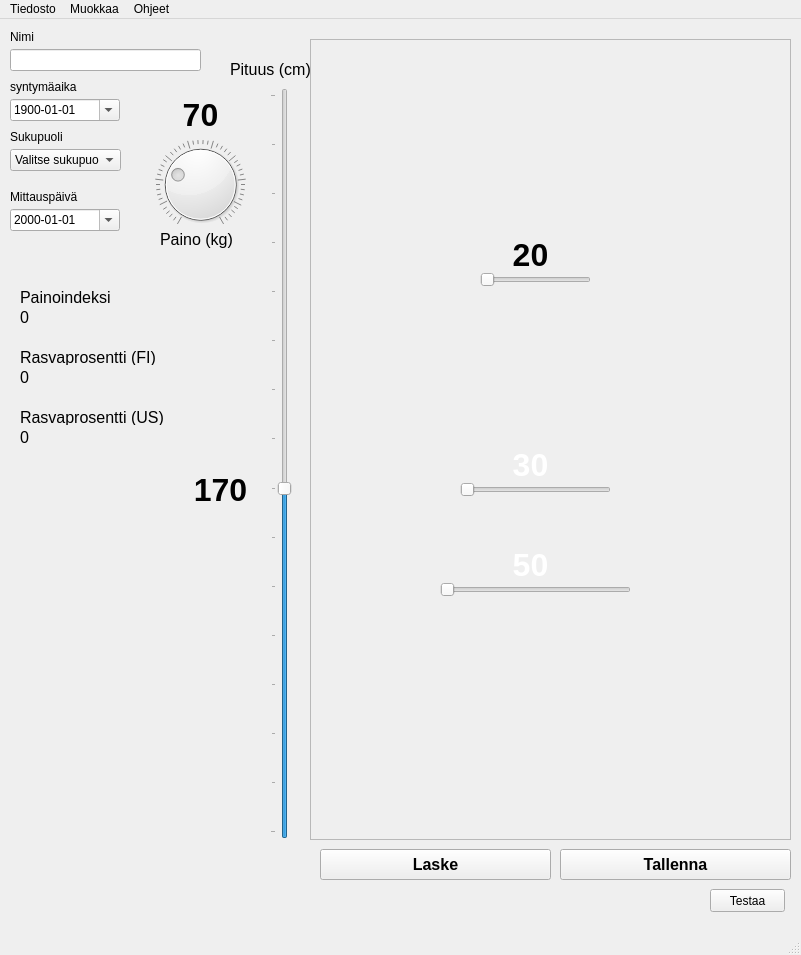
<?xml version="1.0" encoding="UTF-8"?>
<ui version="4.0">
 <class>MainWindow</class>
 <widget class="QMainWindow" name="MainWindow">
  <property name="geometry">
   <rect>
    <x>0</x>
    <y>0</y>
    <width>801</width>
    <height>955</height>
   </rect>
  </property>
  <property name="windowTitle">
   <string>MainWindow</string>
  </property>
  <widget class="QWidget" name="centralwidget">
   <widget class="QLineEdit" name="nameLineEdit">
    <property name="geometry">
     <rect>
      <x>10</x>
      <y>30</y>
      <width>191</width>
      <height>22</height>
     </rect>
    </property>
    <property name="font">
     <font>
      <pointsize>10</pointsize>
     </font>
    </property>
    <property name="toolTip">
     <string>&lt;html&gt;&lt;head/&gt;&lt;body&gt;&lt;p&gt;&lt;span style=&quot; font-weight:700;&quot;&gt;Syötä nimesi&lt;/span&gt;&lt;/p&gt;&lt;/body&gt;&lt;/html&gt;</string>
    </property>
   </widget>
   <widget class="QLabel" name="nameLabel">
    <property name="geometry">
     <rect>
      <x>10</x>
      <y>10</y>
      <width>49</width>
      <height>16</height>
     </rect>
    </property>
    <property name="text">
     <string>Nimi</string>
    </property>
   </widget>
   <widget class="QDateEdit" name="weighingDateEdit">
    <property name="geometry">
     <rect>
      <x>10</x>
      <y>190</y>
      <width>110</width>
      <height>22</height>
     </rect>
    </property>
    <property name="locale">
     <locale language="Finnish" country="Finland"/>
    </property>
    <property name="displayFormat">
     <string>yyyy-MM-dd</string>
    </property>
    <property name="calendarPopup">
     <bool>true</bool>
    </property>
   </widget>
   <widget class="QComboBox" name="genderComboBox">
    <property name="geometry">
     <rect>
      <x>10</x>
      <y>130</y>
      <width>111</width>
      <height>22</height>
     </rect>
    </property>
    <property name="currentText">
     <string>Valitse sukupuoli</string>
    </property>
    <item>
     <property name="text">
      <string>Valitse sukupuoli</string>
     </property>
    </item>
    <item>
     <property name="text">
      <string>Mies</string>
     </property>
    </item>
    <item>
     <property name="text">
      <string>Nainen</string>
     </property>
    </item>
   </widget>
   <widget class="QLabel" name="dateLabel">
    <property name="geometry">
     <rect>
      <x>10</x>
      <y>170</y>
      <width>81</width>
      <height>16</height>
     </rect>
    </property>
    <property name="text">
     <string>Mittauspäivä</string>
    </property>
   </widget>
   <widget class="QLabel" name="heightLabel">
    <property name="geometry">
     <rect>
      <x>230</x>
      <y>40</y>
      <width>81</width>
      <height>20</height>
     </rect>
    </property>
    <property name="font">
     <font>
      <pointsize>12</pointsize>
     </font>
    </property>
    <property name="text">
     <string>Pituus (cm)</string>
    </property>
   </widget>
   <widget class="QLabel" name="weightLabel">
    <property name="geometry">
     <rect>
      <x>160</x>
      <y>80</y>
      <width>81</width>
      <height>31</height>
     </rect>
    </property>
    <property name="font">
     <font>
      <pointsize>24</pointsize>
      <weight>75</weight>
      <bold>true</bold>
     </font>
    </property>
    <property name="text">
     <string>70</string>
    </property>
    <property name="alignment">
     <set>Qt::AlignCenter</set>
    </property>
   </widget>
   <widget class="QPushButton" name="calcPushButton">
    <property name="geometry">
     <rect>
      <x>320</x>
      <y>830</y>
      <width>231</width>
      <height>31</height>
     </rect>
    </property>
    <property name="font">
     <font>
      <pointsize>12</pointsize>
      <weight>75</weight>
      <bold>true</bold>
     </font>
    </property>
    <property name="text">
     <string>Laske</string>
    </property>
   </widget>
   <widget class="QPushButton" name="savePushButton">
    <property name="geometry">
     <rect>
      <x>560</x>
      <y>830</y>
      <width>231</width>
      <height>31</height>
     </rect>
    </property>
    <property name="font">
     <font>
      <pointsize>12</pointsize>
      <weight>75</weight>
      <bold>true</bold>
     </font>
    </property>
    <property name="text">
     <string>Tallenna</string>
    </property>
   </widget>
   <widget class="QLabel" name="label_12">
    <property name="geometry">
     <rect>
      <x>20</x>
      <y>390</y>
      <width>151</width>
      <height>16</height>
     </rect>
    </property>
    <property name="font">
     <font>
      <pointsize>12</pointsize>
     </font>
    </property>
    <property name="text">
     <string>Rasvaprosentti (US)</string>
    </property>
   </widget>
   <widget class="QLabel" name="label_13">
    <property name="geometry">
     <rect>
      <x>20</x>
      <y>330</y>
      <width>141</width>
      <height>16</height>
     </rect>
    </property>
    <property name="font">
     <font>
      <pointsize>12</pointsize>
     </font>
    </property>
    <property name="text">
     <string>Rasvaprosentti (FI)</string>
    </property>
   </widget>
   <widget class="QLabel" name="fatFiLabel">
    <property name="geometry">
     <rect>
      <x>20</x>
      <y>350</y>
      <width>111</width>
      <height>16</height>
     </rect>
    </property>
    <property name="font">
     <font>
      <pointsize>12</pointsize>
     </font>
    </property>
    <property name="text">
     <string>0</string>
    </property>
   </widget>
   <widget class="QLabel" name="fatUsLabel">
    <property name="geometry">
     <rect>
      <x>20</x>
      <y>410</y>
      <width>121</width>
      <height>16</height>
     </rect>
    </property>
    <property name="font">
     <font>
      <pointsize>12</pointsize>
     </font>
    </property>
    <property name="text">
     <string>0</string>
    </property>
   </widget>
   <widget class="QLabel" name="label">
    <property name="geometry">
     <rect>
      <x>10</x>
      <y>110</y>
      <width>61</width>
      <height>16</height>
     </rect>
    </property>
    <property name="text">
     <string>Sukupuoli</string>
    </property>
   </widget>
   <widget class="QLabel" name="ageLabel">
    <property name="geometry">
     <rect>
      <x>10</x>
      <y>60</y>
      <width>81</width>
      <height>16</height>
     </rect>
    </property>
    <property name="text">
     <string>syntymäaika</string>
    </property>
   </widget>
   <widget class="QDateEdit" name="birthDateEdit">
    <property name="geometry">
     <rect>
      <x>10</x>
      <y>80</y>
      <width>110</width>
      <height>22</height>
     </rect>
    </property>
    <property name="locale">
     <locale language="Finnish" country="Finland"/>
    </property>
    <property name="dateTime">
     <datetime>
      <hour>0</hour>
      <minute>0</minute>
      <second>0</second>
      <year>1900</year>
      <month>1</month>
      <day>1</day>
     </datetime>
    </property>
    <property name="displayFormat">
     <string>yyyy-MM-dd</string>
    </property>
    <property name="calendarPopup">
     <bool>true</bool>
    </property>
   </widget>
   <widget class="QPushButton" name="testUiPushButton">
    <property name="geometry">
     <rect>
      <x>710</x>
      <y>870</y>
      <width>75</width>
      <height>23</height>
     </rect>
    </property>
    <property name="text">
     <string>Testaa</string>
    </property>
   </widget>
   <widget class="QFrame" name="dimensionframe">
    <property name="geometry">
     <rect>
      <x>310</x>
      <y>20</y>
      <width>481</width>
      <height>801</height>
     </rect>
    </property>
    <property name="statusTip">
     <string notr="true"/>
    </property>
    <property name="layoutDirection">
     <enum>Qt::LeftToRight</enum>
    </property>
    <property name="styleSheet">
     <string notr="true">background-image: url(:/pictures/MiesSlice.png);
background-image: url(:/pictures/NaisSlice.png);</string>
    </property>
    <property name="frameShape">
     <enum>QFrame::StyledPanel</enum>
    </property>
    <property name="frameShadow">
     <enum>QFrame::Raised</enum>
    </property>
   </widget>
   <widget class="QSlider" name="horizontalSliderNeck">
    <property name="geometry">
     <rect>
      <x>480</x>
      <y>250</y>
      <width>111</width>
      <height>22</height>
     </rect>
    </property>
    <property name="minimum">
     <number>20</number>
    </property>
    <property name="orientation">
     <enum>Qt::Horizontal</enum>
    </property>
   </widget>
   <widget class="QLabel" name="labelNeck">
    <property name="geometry">
     <rect>
      <x>490</x>
      <y>220</y>
      <width>81</width>
      <height>31</height>
     </rect>
    </property>
    <property name="font">
     <font>
      <pointsize>24</pointsize>
      <weight>75</weight>
      <bold>true</bold>
     </font>
    </property>
    <property name="statusTip">
     <string notr="true"/>
    </property>
    <property name="text">
     <string>20</string>
    </property>
    <property name="scaledContents">
     <bool>false</bool>
    </property>
    <property name="alignment">
     <set>Qt::AlignCenter</set>
    </property>
   </widget>
   <widget class="QSlider" name="horizontalSliderWaist">
    <property name="geometry">
     <rect>
      <x>460</x>
      <y>460</y>
      <width>151</width>
      <height>22</height>
     </rect>
    </property>
    <property name="minimum">
     <number>30</number>
    </property>
    <property name="maximum">
     <number>200</number>
    </property>
    <property name="value">
     <number>30</number>
    </property>
    <property name="orientation">
     <enum>Qt::Horizontal</enum>
    </property>
   </widget>
   <widget class="QLabel" name="labelWaist">
    <property name="geometry">
     <rect>
      <x>490</x>
      <y>430</y>
      <width>81</width>
      <height>31</height>
     </rect>
    </property>
    <property name="font">
     <font>
      <pointsize>24</pointsize>
      <weight>75</weight>
      <bold>true</bold>
     </font>
    </property>
    <property name="styleSheet">
     <string notr="true">color: rgb(255, 255, 255);</string>
    </property>
    <property name="text">
     <string>30</string>
    </property>
    <property name="alignment">
     <set>Qt::AlignCenter</set>
    </property>
   </widget>
   <widget class="QLabel" name="labelHips">
    <property name="geometry">
     <rect>
      <x>490</x>
      <y>530</y>
      <width>81</width>
      <height>31</height>
     </rect>
    </property>
    <property name="font">
     <font>
      <pointsize>24</pointsize>
      <weight>75</weight>
      <bold>true</bold>
     </font>
    </property>
    <property name="styleSheet">
     <string notr="true">color: rgb(255, 255, 255);</string>
    </property>
    <property name="text">
     <string>50</string>
    </property>
    <property name="alignment">
     <set>Qt::AlignCenter</set>
    </property>
   </widget>
   <widget class="QSlider" name="horizontalSliderHips">
    <property name="geometry">
     <rect>
      <x>440</x>
      <y>560</y>
      <width>191</width>
      <height>22</height>
     </rect>
    </property>
    <property name="minimum">
     <number>50</number>
    </property>
    <property name="maximum">
     <number>200</number>
    </property>
    <property name="orientation">
     <enum>Qt::Horizontal</enum>
    </property>
   </widget>
   <widget class="QLabel" name="label_11">
    <property name="geometry">
     <rect>
      <x>20</x>
      <y>270</y>
      <width>91</width>
      <height>16</height>
     </rect>
    </property>
    <property name="font">
     <font>
      <pointsize>12</pointsize>
     </font>
    </property>
    <property name="text">
     <string>Painoindeksi</string>
    </property>
   </widget>
   <widget class="QLabel" name="bmiLabel">
    <property name="geometry">
     <rect>
      <x>20</x>
      <y>290</y>
      <width>81</width>
      <height>16</height>
     </rect>
    </property>
    <property name="font">
     <font>
      <pointsize>12</pointsize>
     </font>
    </property>
    <property name="text">
     <string>0</string>
    </property>
   </widget>
   <widget class="QSlider" name="verticalSliderHeight">
    <property name="geometry">
     <rect>
      <x>270</x>
      <y>69</y>
      <width>22</width>
      <height>751</height>
     </rect>
    </property>
    <property name="minimum">
     <number>100</number>
    </property>
    <property name="maximum">
     <number>250</number>
    </property>
    <property name="sliderPosition">
     <number>170</number>
    </property>
    <property name="orientation">
     <enum>Qt::Vertical</enum>
    </property>
    <property name="tickPosition">
     <enum>QSlider::TicksAbove</enum>
    </property>
   </widget>
   <widget class="QDial" name="weightDial">
    <property name="geometry">
     <rect>
      <x>150</x>
      <y>120</y>
      <width>101</width>
      <height>91</height>
     </rect>
    </property>
    <property name="styleSheet">
     <string notr="true"/>
    </property>
    <property name="minimum">
     <number>20</number>
    </property>
    <property name="maximum">
     <number>200</number>
    </property>
    <property name="value">
     <number>70</number>
    </property>
    <property name="wrapping">
     <bool>false</bool>
    </property>
    <property name="notchesVisible">
     <bool>true</bool>
    </property>
   </widget>
   <widget class="QLabel" name="labelHeight">
    <property name="geometry">
     <rect>
      <x>180</x>
      <y>450</y>
      <width>81</width>
      <height>41</height>
     </rect>
    </property>
    <property name="font">
     <font>
      <pointsize>24</pointsize>
      <weight>75</weight>
      <bold>true</bold>
     </font>
    </property>
    <property name="text">
     <string>170</string>
    </property>
    <property name="alignment">
     <set>Qt::AlignCenter</set>
    </property>
   </widget>
   <widget class="QLabel" name="label_2">
    <property name="geometry">
     <rect>
      <x>160</x>
      <y>210</y>
      <width>81</width>
      <height>21</height>
     </rect>
    </property>
    <property name="font">
     <font>
      <pointsize>12</pointsize>
     </font>
    </property>
    <property name="text">
     <string>Paino (kg)</string>
    </property>
   </widget>
   <zorder>weightDial</zorder>
   <zorder>nameLineEdit</zorder>
   <zorder>nameLabel</zorder>
   <zorder>weighingDateEdit</zorder>
   <zorder>genderComboBox</zorder>
   <zorder>dateLabel</zorder>
   <zorder>heightLabel</zorder>
   <zorder>weightLabel</zorder>
   <zorder>calcPushButton</zorder>
   <zorder>savePushButton</zorder>
   <zorder>label_12</zorder>
   <zorder>label_13</zorder>
   <zorder>fatFiLabel</zorder>
   <zorder>fatUsLabel</zorder>
   <zorder>label</zorder>
   <zorder>ageLabel</zorder>
   <zorder>birthDateEdit</zorder>
   <zorder>testUiPushButton</zorder>
   <zorder>dimensionframe</zorder>
   <zorder>horizontalSliderNeck</zorder>
   <zorder>labelNeck</zorder>
   <zorder>horizontalSliderWaist</zorder>
   <zorder>labelWaist</zorder>
   <zorder>labelHips</zorder>
   <zorder>horizontalSliderHips</zorder>
   <zorder>label_11</zorder>
   <zorder>bmiLabel</zorder>
   <zorder>verticalSliderHeight</zorder>
   <zorder>labelHeight</zorder>
   <zorder>label_2</zorder>
  </widget>
  <widget class="QMenuBar" name="menubar">
   <property name="geometry">
    <rect>
     <x>0</x>
     <y>0</y>
     <width>801</width>
     <height>21</height>
    </rect>
   </property>
   <widget class="QMenu" name="menuTiedosto">
    <property name="title">
     <string>Tiedosto</string>
    </property>
    <widget class="QMenu" name="menuJaa">
     <property name="title">
      <string>Jaa</string>
     </property>
     <addaction name="actionFacebook"/>
     <addaction name="actionTwitter"/>
     <addaction name="actionInstagram"/>
     <addaction name="separator"/>
     <addaction name="actionLinkedIn"/>
    </widget>
    <widget class="QMenu" name="menuAsetukset">
     <property name="title">
      <string>Asetukset</string>
     </property>
     <addaction name="actionKieli"/>
     <addaction name="actionUlkoasu"/>
    </widget>
    <addaction name="actionTulosta"/>
    <addaction name="menuJaa"/>
    <addaction name="menuAsetukset"/>
    <addaction name="actionSulje"/>
   </widget>
   <widget class="QMenu" name="menuMuokkaa">
    <property name="title">
     <string>Muokkaa</string>
    </property>
    <addaction name="actionPalauta_oletukset"/>
   </widget>
   <widget class="QMenu" name="menuOhjeet">
    <property name="title">
     <string>Ohjeet</string>
    </property>
    <addaction name="actionOhje"/>
   </widget>
   <addaction name="menuTiedosto"/>
   <addaction name="menuMuokkaa"/>
   <addaction name="menuOhjeet"/>
  </widget>
  <widget class="QStatusBar" name="statusbar"/>
  <action name="actionTulosta">
   <property name="text">
    <string>Tulosta...</string>
   </property>
  </action>
  <action name="actionSulje">
   <property name="text">
    <string>Sulje</string>
   </property>
  </action>
  <action name="actionFacebook">
   <property name="text">
    <string>Facebook</string>
   </property>
  </action>
  <action name="actionTwitter">
   <property name="text">
    <string>Twitter</string>
   </property>
  </action>
  <action name="actionInstagram">
   <property name="text">
    <string>Instagram</string>
   </property>
  </action>
  <action name="actionLinkedIn">
   <property name="text">
    <string>LinkedIn</string>
   </property>
  </action>
  <action name="actionKieli">
   <property name="text">
    <string>Kieli</string>
   </property>
  </action>
  <action name="actionUlkoasu">
   <property name="text">
    <string>Ulkoasu</string>
   </property>
  </action>
  <action name="actionY_tila">
   <property name="checkable">
    <bool>true</bool>
   </property>
   <property name="text">
    <string>Yötila</string>
   </property>
   <property name="shortcut">
    <string>Ctrl+Y</string>
   </property>
  </action>
  <action name="actionAutomaattinen_tallennus">
   <property name="checkable">
    <bool>true</bool>
   </property>
   <property name="text">
    <string>Automaattinen tallennus</string>
   </property>
   <property name="shortcut">
    <string>Ctrl+Shift+S</string>
   </property>
  </action>
  <action name="actionPoista_k_ytt_j">
   <property name="text">
    <string>Poista käyttäjä...</string>
   </property>
  </action>
  <action name="actionPalauta_oletukset">
   <property name="text">
    <string>Palauta oletukset</string>
   </property>
   <property name="shortcut">
    <string>Ctrl+D</string>
   </property>
  </action>
  <action name="actionOhje">
   <property name="text">
    <string>Ohje</string>
   </property>
   <property name="shortcut">
    <string>Ctrl+H</string>
   </property>
  </action>
 </widget>
 <tabstops>
  <tabstop>nameLineEdit</tabstop>
  <tabstop>birthDateEdit</tabstop>
  <tabstop>weighingDateEdit</tabstop>
  <tabstop>genderComboBox</tabstop>
  <tabstop>calcPushButton</tabstop>
  <tabstop>savePushButton</tabstop>
 </tabstops>
 <resources>
  <include location="dialogResources.qrc"/>
 </resources>
 <connections>
  <connection>
   <sender>horizontalSliderNeck</sender>
   <signal>valueChanged(int)</signal>
   <receiver>labelNeck</receiver>
   <slot>setNum(int)</slot>
   <hints>
    <hint type="sourcelabel">
     <x>503</x>
     <y>285</y>
    </hint>
    <hint type="destinationlabel">
     <x>535</x>
     <y>267</y>
    </hint>
   </hints>
  </connection>
  <connection>
   <sender>horizontalSliderWaist</sender>
   <signal>valueChanged(int)</signal>
   <receiver>labelWaist</receiver>
   <slot>setNum(int)</slot>
   <hints>
    <hint type="sourcelabel">
     <x>478</x>
     <y>488</y>
    </hint>
    <hint type="destinationlabel">
     <x>531</x>
     <y>468</y>
    </hint>
   </hints>
  </connection>
  <connection>
   <sender>horizontalSliderHips</sender>
   <signal>valueChanged(int)</signal>
   <receiver>labelHips</receiver>
   <slot>setNum(int)</slot>
   <hints>
    <hint type="sourcelabel">
     <x>441</x>
     <y>597</y>
    </hint>
    <hint type="destinationlabel">
     <x>509</x>
     <y>576</y>
    </hint>
   </hints>
  </connection>
  <connection>
   <sender>weightDial</sender>
   <signal>valueChanged(int)</signal>
   <receiver>weightLabel</receiver>
   <slot>setNum(int)</slot>
   <hints>
    <hint type="sourcelabel">
     <x>204</x>
     <y>202</y>
    </hint>
    <hint type="destinationlabel">
     <x>198</x>
     <y>137</y>
    </hint>
   </hints>
  </connection>
  <connection>
   <sender>verticalSliderHeight</sender>
   <signal>valueChanged(int)</signal>
   <receiver>labelHeight</receiver>
   <slot>setNum(int)</slot>
   <hints>
    <hint type="sourcelabel">
     <x>276</x>
     <y>490</y>
    </hint>
    <hint type="destinationlabel">
     <x>230</x>
     <y>498</y>
    </hint>
   </hints>
  </connection>
 </connections>
</ui>
